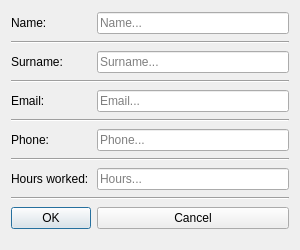
<?xml version="1.0" encoding="UTF-8"?>
<ui version="4.0">
 <class>EmployeeDialogClass</class>
 <widget class="QDialog" name="EmployeeDialogClass">
  <property name="geometry">
   <rect>
    <x>0</x>
    <y>0</y>
    <width>300</width>
    <height>250</height>
   </rect>
  </property>
  <property name="sizePolicy">
   <sizepolicy hsizetype="MinimumExpanding" vsizetype="MinimumExpanding">
    <horstretch>0</horstretch>
    <verstretch>0</verstretch>
   </sizepolicy>
  </property>
  <property name="minimumSize">
   <size>
    <width>300</width>
    <height>250</height>
   </size>
  </property>
  <property name="windowTitle">
   <string>EmployeeDialog</string>
  </property>
  <layout class="QGridLayout" name="gridLayout">
   <item row="0" column="0">
    <widget class="QLabel" name="name_label">
     <property name="text">
      <string>Name:</string>
     </property>
    </widget>
   </item>
   <item row="0" column="1">
    <widget class="QLineEdit" name="name_edit">
     <property name="placeholderText">
      <string>Name...</string>
     </property>
     <property name="clearButtonEnabled">
      <bool>true</bool>
     </property>
    </widget>
   </item>
   <item row="1" column="0" colspan="2">
    <widget class="Line" name="line">
     <property name="orientation">
      <enum>Qt::Orientation::Horizontal</enum>
     </property>
    </widget>
   </item>
   <item row="2" column="0">
    <widget class="QLabel" name="surname_label">
     <property name="text">
      <string>Surname:</string>
     </property>
    </widget>
   </item>
   <item row="2" column="1">
    <widget class="QLineEdit" name="surname_edit">
     <property name="placeholderText">
      <string>Surname...</string>
     </property>
     <property name="clearButtonEnabled">
      <bool>true</bool>
     </property>
    </widget>
   </item>
   <item row="3" column="0" colspan="2">
    <widget class="Line" name="line_2">
     <property name="orientation">
      <enum>Qt::Orientation::Horizontal</enum>
     </property>
    </widget>
   </item>
   <item row="4" column="1">
    <widget class="QLineEdit" name="email_edit">
     <property name="placeholderText">
      <string>Email...</string>
     </property>
     <property name="clearButtonEnabled">
      <bool>true</bool>
     </property>
    </widget>
   </item>
   <item row="5" column="0" colspan="2">
    <widget class="Line" name="line_3">
     <property name="orientation">
      <enum>Qt::Orientation::Horizontal</enum>
     </property>
    </widget>
   </item>
   <item row="6" column="0">
    <widget class="QLabel" name="phone_label">
     <property name="text">
      <string>Phone:</string>
     </property>
    </widget>
   </item>
   <item row="7" column="0" colspan="2">
    <widget class="Line" name="line_4">
     <property name="orientation">
      <enum>Qt::Orientation::Horizontal</enum>
     </property>
    </widget>
   </item>
   <item row="8" column="0">
    <widget class="QLabel" name="hours_label">
     <property name="text">
      <string>Hours worked:</string>
     </property>
    </widget>
   </item>
   <item row="9" column="0" colspan="2">
    <widget class="Line" name="line_5">
     <property name="orientation">
      <enum>Qt::Orientation::Horizontal</enum>
     </property>
    </widget>
   </item>
   <item row="10" column="0">
    <widget class="QPushButton" name="okButton">
     <property name="text">
      <string>OK</string>
     </property>
    </widget>
   </item>
   <item row="10" column="1">
    <widget class="QPushButton" name="cancelButton">
     <property name="text">
      <string>Cancel</string>
     </property>
    </widget>
   </item>
   <item row="4" column="0">
    <widget class="QLabel" name="email_label">
     <property name="text">
      <string>Email:</string>
     </property>
    </widget>
   </item>
   <item row="6" column="1">
    <widget class="QLineEdit" name="phone_edit">
     <property name="placeholderText">
      <string>Phone...</string>
     </property>
    </widget>
   </item>
   <item row="8" column="1">
    <widget class="QLineEdit" name="hours_edit">
     <property name="placeholderText">
      <string>Hours...</string>
     </property>
    </widget>
   </item>
  </layout>
 </widget>
 <layoutdefault spacing="6" margin="11"/>
 <resources/>
 <connections>
  <connection>
   <sender>okButton</sender>
   <signal>clicked()</signal>
   <receiver>EmployeeDialogClass</receiver>
   <slot>accept()</slot>
   <hints>
    <hint type="sourcelabel">
     <x>48</x>
     <y>358</y>
    </hint>
    <hint type="destinationlabel">
     <x>299</x>
     <y>199</y>
    </hint>
   </hints>
  </connection>
  <connection>
   <sender>cancelButton</sender>
   <signal>clicked()</signal>
   <receiver>EmployeeDialogClass</receiver>
   <slot>reject()</slot>
   <hints>
    <hint type="sourcelabel">
     <x>342</x>
     <y>358</y>
    </hint>
    <hint type="destinationlabel">
     <x>299</x>
     <y>199</y>
    </hint>
   </hints>
  </connection>
 </connections>
</ui>
